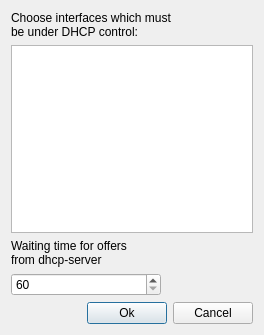
<?xml version="1.0" encoding="UTF-8"?>
<ui version="4.0">
 <class>dhcpClientProperty</class>
 <widget class="QDialog" name="dhcpClientProperty">
  <property name="geometry">
   <rect>
    <x>0</x>
    <y>0</y>
    <width>264</width>
    <height>335</height>
   </rect>
  </property>
  <property name="windowTitle">
   <string>DHCP client property</string>
  </property>
  <layout class="QVBoxLayout" name="verticalLayout_2">
   <item>
    <widget class="QLabel" name="label">
     <property name="text">
      <string>Choose interfaces which must&lt;br&gt; be under DHCP control: </string>
     </property>
    </widget>
   </item>
   <item>
    <widget class="QListWidget" name="lw_interfaces"/>
   </item>
   <item>
    <layout class="QVBoxLayout" name="verticalLayout">
     <item>
      <widget class="QLabel" name="label_2">
       <property name="text">
        <string>Waiting time for offers&lt;br&gt; from dhcp-server</string>
       </property>
      </widget>
     </item>
     <item>
      <widget class="QSpinBox" name="sb_offerTime">
       <property name="maximumSize">
        <size>
         <width>150</width>
         <height>16777215</height>
        </size>
       </property>
       <property name="minimum">
        <number>60</number>
       </property>
       <property name="maximum">
        <number>300</number>
       </property>
       <property name="value">
        <number>60</number>
       </property>
      </widget>
     </item>
    </layout>
   </item>
   <item>
    <layout class="QHBoxLayout" name="horizontalLayout">
     <item>
      <spacer name="horizontalSpacer">
       <property name="orientation">
        <enum>Qt::Horizontal</enum>
       </property>
       <property name="sizeHint" stdset="0">
        <size>
         <width>40</width>
         <height>20</height>
        </size>
       </property>
      </spacer>
     </item>
     <item>
      <widget class="QPushButton" name="btn_ok">
       <property name="text">
        <string>Ok</string>
       </property>
       <property name="icon">
        <iconset resource="../../netemul.qrc">
         <normaloff>:/im/images/ok.png</normaloff>:/im/images/ok.png</iconset>
       </property>
      </widget>
     </item>
     <item>
      <widget class="QPushButton" name="btn_cancel">
       <property name="text">
        <string>Cancel</string>
       </property>
       <property name="icon">
        <iconset resource="../../netemul.qrc">
         <normaloff>:/im/images/not.png</normaloff>:/im/images/not.png</iconset>
       </property>
      </widget>
     </item>
    </layout>
   </item>
  </layout>
 </widget>
 <resources>
  <include location="../../netemul.qrc"/>
 </resources>
 <connections>
  <connection>
   <sender>btn_cancel</sender>
   <signal>clicked()</signal>
   <receiver>dhcpClientProperty</receiver>
   <slot>reject()</slot>
   <hints>
    <hint type="sourcelabel">
     <x>350</x>
     <y>245</y>
    </hint>
    <hint type="destinationlabel">
     <x>398</x>
     <y>208</y>
    </hint>
   </hints>
  </connection>
  <connection>
   <sender>btn_ok</sender>
   <signal>clicked()</signal>
   <receiver>dhcpClientProperty</receiver>
   <slot>apply()</slot>
   <hints>
    <hint type="sourcelabel">
     <x>250</x>
     <y>245</y>
    </hint>
    <hint type="destinationlabel">
     <x>112</x>
     <y>230</y>
    </hint>
   </hints>
  </connection>
 </connections>
 <slots>
  <slot>apply()</slot>
 </slots>
</ui>
